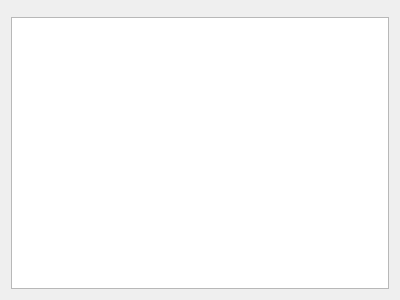
<?xml version="1.0" encoding="UTF-8"?>
<ui version="4.0">
 <class>RadicalSearchWidget</class>
 <widget class="QWidget" name="RadicalSearchWidget">
  <property name="geometry">
   <rect>
    <x>0</x>
    <y>0</y>
    <width>400</width>
    <height>300</height>
   </rect>
  </property>
  <property name="windowTitle">
   <string>Radical search</string>
  </property>
  <layout class="QVBoxLayout" name="verticalLayout">
   <item>
    <widget class="CandidatesKanjiList" name="candidatesList" native="true">
     <property name="focusPolicy">
      <enum>Qt::NoFocus</enum>
     </property>
    </widget>
   </item>
   <item>
    <widget class="QListWidget" name="complementsList">
     <property name="mouseTracking">
      <bool>true</bool>
     </property>
     <property name="focusPolicy">
      <enum>Qt::NoFocus</enum>
     </property>
     <property name="selectionMode">
      <enum>QAbstractItemView::MultiSelection</enum>
     </property>
     <property name="movement">
      <enum>QListView::Static</enum>
     </property>
     <property name="resizeMode">
      <enum>QListView::Adjust</enum>
     </property>
     <property name="gridSize">
      <size>
       <width>30</width>
       <height>30</height>
      </size>
     </property>
     <property name="viewMode">
      <enum>QListView::IconMode</enum>
     </property>
     <property name="selectionRectVisible">
      <bool>false</bool>
     </property>
    </widget>
   </item>
  </layout>
 </widget>
 <customwidgets>
  <customwidget>
   <class>CandidatesKanjiList</class>
   <extends>QWidget</extends>
   <header>gui/kanjidic2/ComponentSearchWidget.h</header>
   <container>1</container>
  </customwidget>
 </customwidgets>
 <resources>
  <include location="../../../tagainijisho.qrc"/>
 </resources>
 <connections/>
</ui>
